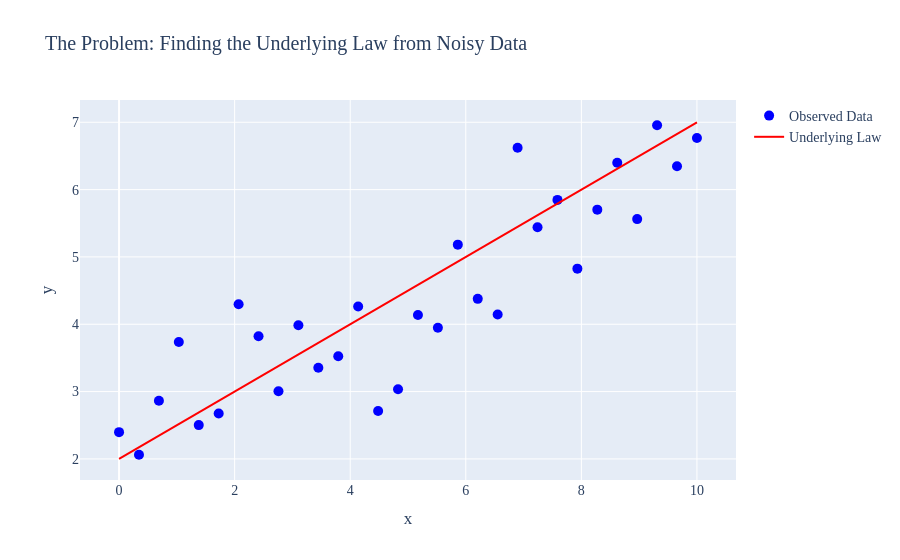

The notebook cell saved with this chart:
### Markdown cell above
## Why This Was a Serious Problem (ca. 1800)

- Astronomers made repeated measurements
- Each measurement had error
- No single curve passed through all points

**The dilemma:** Which curve best represents the data?

*Exact fit is impossible — we must define what "best" means.*

### Code cell
# Visualize the problem: noisy data with an underlying law
np.random.seed(42)
x_demo = np.linspace(0, 10, 30)
y_true = 2 + 0.5 * x_demo  # Underlying law
y_noisy = y_true + np.random.normal(0, 0.8, len(x_demo))  # Observed data with noise

fig = go.Figure()
fig.add_trace(go.Scatter(x=x_demo, y=y_noisy, mode='markers', name='Observed Data',
                         marker=dict(size=10, color='blue')))
fig.add_trace(go.Scatter(x=x_demo, y=y_true, mode='lines', name='Underlying Law',
                         line=dict(color='red', width=2)))
fig.update_layout(
    title='The Problem: Finding the Underlying Law from Noisy Data',
    xaxis_title='x',
    yaxis_title='y',
    font=dict(family="Times New Roman", size=14),
    showlegend=True
)
fig.show()

### Figure 1 — Plotly figure (JSON) as saved in the notebook; plotly's stock layout.template omitted (floating-point values rounded to 4 significant figures)
{"data": [{"marker": {"color": "blue", "size": 10}, "mode": "markers", "name": "Observed Data", "type": "scatter", "x": [0.0, 0.3448, 0.6897, 1.034, 1.379, 1.724, 2.069, 2.414, 2.759, 3.103, 3.448, 3.793, 4.138, 4.483, 4.828, 5.172, 5.517, 5.862, 6.207, 6.552, 6.897, 7.241, 7.586, 7.931, 8.276, 8.621, 8.966, 9.31, 9.655, 10.0], "y": [2.397, 2.062, 2.863, 3.736, 2.502, 2.675, 4.298, 3.821, 3.004, 3.986, 3.353, 3.524, 4.263, 2.711, 3.034, 4.136, 3.948, 5.182, 4.377, 4.146, 6.621, 5.44, 5.847, 4.826, 5.702, 6.399, 5.562, 6.956, 6.347, 6.767]}, {"line": {"color": "red", "width": 2}, "mode": "lines", "name": "Underlying Law", "type": "scatter", "x": [0.0, 0.3448, 0.6897, 1.034, 1.379, 1.724, 2.069, 2.414, 2.759, 3.103, 3.448, 3.793, 4.138, 4.483, 4.828, 5.172, 5.517, 5.862, 6.207, 6.552, 6.897, 7.241, 7.586, 7.931, 8.276, 8.621, 8.966, 9.31, 9.655, 10.0], "y": [2.0, 2.172, 2.345, 2.517, 2.69, 2.862, 3.034, 3.207, 3.379, 3.552, 3.724, 3.897, 4.069, 4.241, 4.414, 4.586, 4.759, 4.931, 5.103, 5.276, 5.448, 5.621, 5.793, 5.966, 6.138, 6.31, 6.483, 6.655, 6.828, 7.0]}], "layout": {"font": {"family": "Times New Roman", "size": 14}, "showlegend": true, "title": {"text": "The Problem: Finding the Underlying Law from Noisy Data"}, "xaxis": {"title": {"text": "x"}}, "yaxis": {"title": {"text": "y"}}}}
